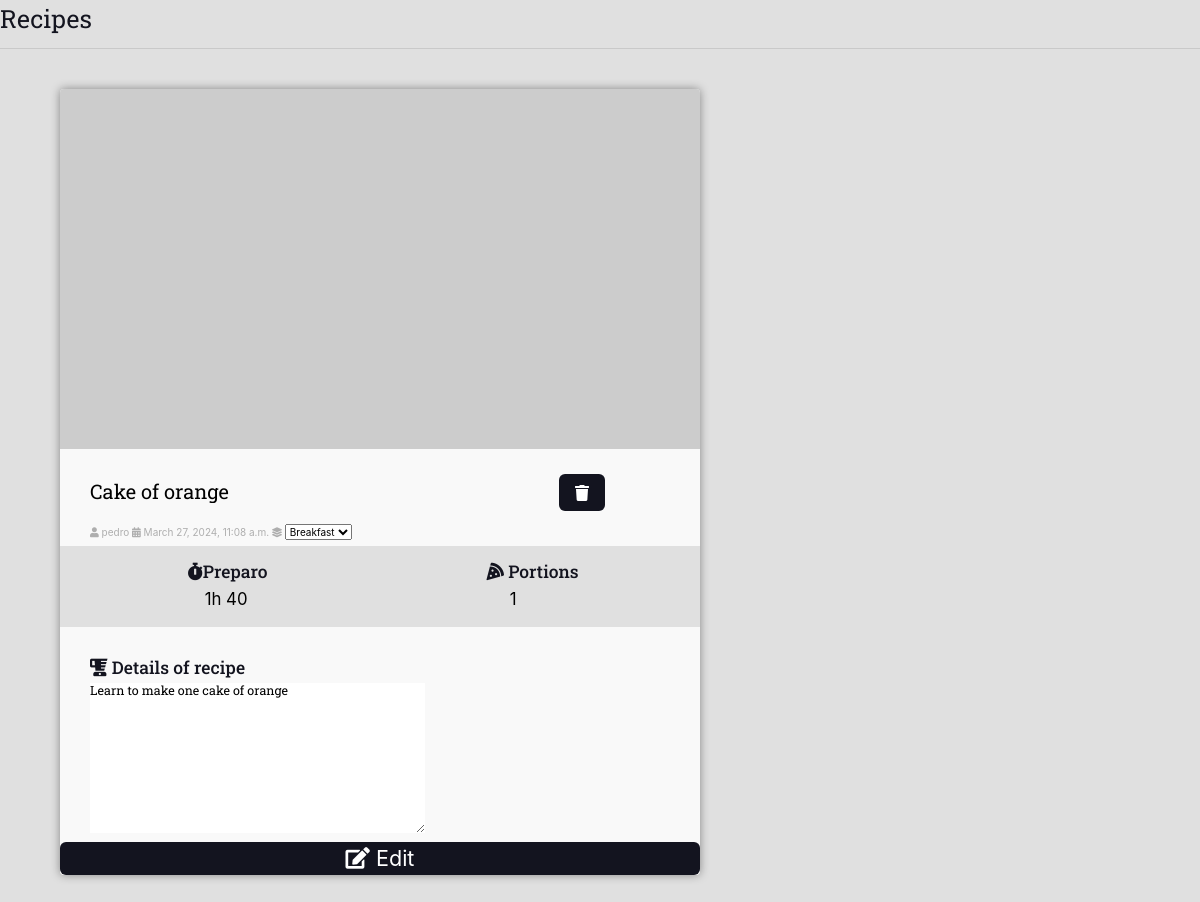
/authors/dashboard/21/edit/ (signed in), run on the app's committed database.
### receps/models.py (models this page shows, shortened)
class Recipes(models.Model):
    title = models.CharField(max_length=42)
    date = models.DateTimeField(auto_now_add=True)
    category = models.ForeignKey(Categories, on_delete=models.DO_NOTHING)
    portions = models.PositiveIntegerField()
    user = models.ForeignKey(User, models.DO_NOTHING)
    description = models.TextField()
    time = models.CharField(max_length=8)
    slug = models.SlugField(unique=True)
    update = models.DateTimeField(auto_now=True)
    is_published = models.BooleanField(default=True)

### authors/views/authors_crud.py (the view, shortened to what this page needs)
# urls.py: path('dashboard/<int:id>/edit/', views.AuthorsRecipeEdit.as_view(), name='edit'),
@method_decorator(login_required(login_url='auth:login'), name='dispatch')
class AuthorsRecipeEdit(View):
    def get(self, request, id):
        self.recipe = Recipes.objects.filter(id=id)
        self.form = FormsAuthors(
            request.POST or None,
            instance=self.recipe.first()
        )
        return render(request, 'pages/form.html', {'form': self.form, 'recipes': self.recipe})

### authors/forms.py (shortened to what this page needs)
class FormsAuthors(forms.ModelForm):
    class Meta:
        model = Recipes
        fields = ['title', 'category', 'portions', 'description', 'time'] #cover
    def __init__(self, *args, **kwargs):
        super().__init__(*args, **kwargs)
        self.fields['title'].widget.attrs.update({'id': 'dash-title','placeholder': 'Exemple title', 'minlength': 6})
        self.fields['category'].widget.attrs.update({'id': 'dash-category'})
        self.fields['portions'].widget.attrs.update({'id': 'dash-portions', 'placeholder': '1'})
        self.fields['description'].widget.attrs.update({'id': 'dash-description', 'placeholder': 'About'})
        self.fields['time'].widget.attrs.update({'id': 'dash-time', 'placeholder': '1h 20m'})

### receps/models.py (called while the page is built)
    def __str__(self):
        return self.name

### authors/templates/pages/form.html
{% extends 'extension.html' %}
{% block 'head' %}
  {% load static %}
  <link rel="stylesheet" href="{% static 'css/form.css' %}">
  <link rel="stylesheet" href="{% static 'css/header_min.css' %}">
{% endblock %}
{% block 'body' %}
  {% include 'global/partials/header_min.html' %}
  {% for recipe in recipes %}
   {% include '../partials/recipe_edit.html' %}
  {% endfor %}
{% endblock %}

### authors/templates/partials/recipe_edit.html (shortened to what this page needs)
{% load i18n %}
<div class="main-container">
    <div class="main-content main-content-list container">
        <form class="recipe recipe-list-item" method="POST" action="{% url 'authors:edit' id=recipe.id %}">
            <div class="recipe-cover">
                <img src="https://via.placeholder.com/1280x720.png/000">
            </div>
            <div class="recipe-title-container">
                <h2>
                  {{form.title}}
                  <a class="crud-trash-button" href="{%url 'authors:delete' id=recipe.id %}">
                  <i class="fas fa-trash"></i>
                  </a>
                </h2>
            </div>
            <div class="recipe-author">
                <span class="author-item">
                    <i class="fas fa-user"></i>
                    {% if recipe.user is not None%}
                      {{recipe.user.username}}
                    {% else %}
                      Unknow
                    {% endif%}
                </span>
                <span class="author-item">
                    <i class="fas fa-calendar-alt"></i>
                    {{recipe.date}}
                </span>
                <span class="author-item">
                    <i class="fas fa-layer-group"></i>
                    {{form.category}}
                </span>
            </div>
            <div class="recipe-meta-container">
                <div class="recipe-meta recipe-preparation">
                    <h3 class="recipe-meta-title"><i class="fas fa-stopwatch"></i>Preparo</h3>
                    <div class="recipe-meta-text">
                        {{form.time}}
                    </div>
                </div>
                <div class="recipe-meta recipe-servings">
                    <h3 class="recipe-meta-title">
                        <i class="fas fa-pizza-slice"></i>
                        {% translate 'Portions' %}
                    </h3>
                    <div class="recipe-meta-text">
                    {% if recipe.portions < 2%}
                    {{form.portions}}
                    {% endif %}
                    </div>
                </div>
            </div>
            <div class="recipe-title-container">
                <h3>
                  <i class="fas fa-blender"></i>
                  {% translate 'Details of recipe' %}
                </h3>
                <h5>{{form.description}}</h5>
            </div>
            <div class="recipe-footer">
                <button class="recipe-read-more button button-dark button-full-width" href="{% url 'recipes:recipes' %}">
                    <i class="fas fa-edit"></i>
                    <span>{% translate 'Edit' %}</span>
                </button>
            </div>
        </form>
    </div>
</div>

### authors/static/css/form.css (style rules this page uses)
* { margin: 0; padding: 0; }
html { font-size: 62.5%; }
body { font-size: 2.4rem; background: var(--color-gray-1); color: var(--color-primary-dark); }
h1, h2, h3, h4, h5, h6 { font-family: var(--font-heading); }
input { border: none; background: transparent; }
#dash-title { width: 80%; }
#dash-time { width: 15%; }
#dash-portions { width: 15%; background: transparent; }
#dash-description { border: none }
.container { max-width: 1440; margin: 0 auto; padding: var(--spacing-gutter-medium) }
.main-content-list { display: grid; grid-template-columns: repeat(auto-fit, minmax(340px, 1fr)); gap: var(--spacing-gutter-large); }
.recipe { background: var(--color-white); box-shadow: 0 0 10px rgba(0, 0, 0, 0.4); transform: scale(1); transition: all 300ms ease-in-out; background: var(--color-gray-0); border-radius: 4px; overflow: hidden; }
.recipe img { max-width: 100%; }
.recipe-list-item { max-width: 640px; }
.recipe-title-container { padding: var(--spacing-gutter-medium); padding-bottom: calc(var(--spacing-gutter-medium) / 20); }
.recipe-author { padding: 0 var(--spacing-gutter-medium); }
.author-item { font-size: 10px; color: var(--color-gray-3); }
.recipe-meta-container { display: flex; flex-flow: row wrap; background: var(--color-gray-1); padding: calc(var(--spacing-gutter-medium) / 2) ; }
.recipe-meta-text { font-size: 70%; }
.recipe-meta { display: flex; flex-flow: column nowrap; flex-shrink: 1; flex-grow: 1; text-align: center; }
.recipe-footer button { margin-top: auto; background: var(--color-primary-dark); width: 100%; color: white; border: none; display: block; text-decoration: none; border-radius: 6px; text-align: center; font-size: 90%; }
.crud-trash-button { background-color: var(--color-primary-dark); border-radius: 6px; padding: 8px 16px; font-size: 16px; font-weight: bold; text-transform: uppercase; text-decoration: none; color: white; cursor: pointer; }

### data on the page
Recipes: title "Cake of orange", user.username "pedro", date "March 27, 2024, 11:08 a.m.", category "Breakfast", time "1h 40", portions "1", description "Learn to make one cake of orange"
